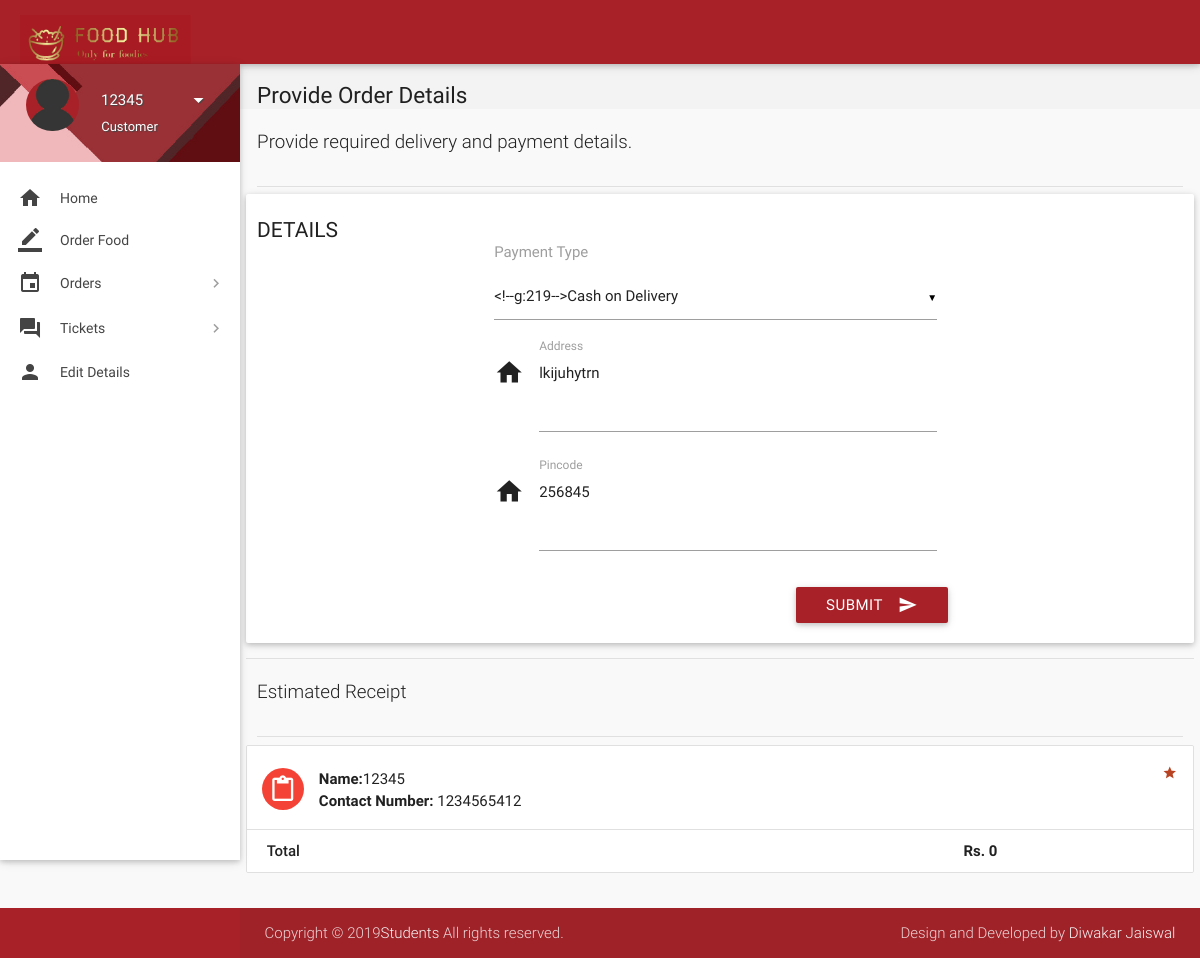
Page /place-order.php (signed in) on the committed database.
### tables this page shows
CREATE TABLE `users` (
  `id` int(11) NOT NULL,
  `role` varchar(15) NOT NULL DEFAULT 'Customer',
  `name` varchar(15) NOT NULL,
  `username` varchar(10) NOT NULL,
  `password` varchar(16) NOT NULL,
  `email` varchar(35) DEFAULT NULL,
  `address` varchar(300) DEFAULT NULL,
  `pincode` int(6) NOT NULL,
  `contact` bigint(11) NOT NULL,
  `deleted` tinyint(4) NOT NULL DEFAULT '0'
);

### includes/wallet.php (called while the page is built, shortened)
<?php
$user_id=$_SESSION['user_id'];
?>

### includes/connect.php (called while the page is built, shortened)
<?php
$role = $_SESSION['role'];
?>

### place-order.php (the view, shortened to what this page needs)
<?php
include 'includes/connect.php';
include 'includes/wallet.php';
$total = 0;
	if($_SESSION['customer_sid']==session_id())
	{
$result = mysqli_query($con, "SELECT * FROM users where id = $user_id");
while($row = mysqli_fetch_array($result)){
$name = $row['name'];
$address = $row['address'];
$contact = $row['contact'];
$pincode = $row['pincode'];
}
		?>
<!DOCTYPE html>
<html lang="en">
<head>
  <link href="css/materialize.min.css" type="text/css" rel="stylesheet" media="screen,projection">
  <link href="css/style.min.css" type="text/css" rel="stylesheet" media="screen,projection">
  <link href="css/custom/custom.min.css" type="text/css" rel="stylesheet" media="screen,projection">
  <link href="js/plugins/perfect-scrollbar/perfect-scrollbar.css" type="text/css" rel="stylesheet" media="screen,projection">
</head>
<body>
  <header id="header" class="page-topbar">
        <div class="navbar-fixed">
            <nav class="navbar-color">
                <div class="nav-wrapper">
                    <ul class="left">
                      <li><h1 class="logo-wrapper"><a href="order.php" class="brand-logo darken-1"><img src="images/logo.png" alt="logo"></a> <span class="logo-text">Logo</span></h1></li>
                    </ul>
                </div>
            </nav>
        </div>
  </header>
  <div id="main">
    <div class="wrapper">
      <aside id="left-sidebar-nav">
        <ul id="slide-out" class="side-nav fixed leftside-navigation">
            <li class="user-details cyan darken-2">
            <div class="row">
                <div class="col col s4 m4 l4">
                    <img src="images/avatar.jpg" alt="" class="circle responsive-img valign profile-image">
                </div>
                <div class="col col s8 m8 l8">
                    <a class="btn-flat dropdown-button waves-effect waves-light white-text profile-btn" href="#" data-activates="profile-dropdown"><?php echo $name;?> <i class="mdi-navigation-arrow-drop-down right"></i></a>
                    <p class="user-roal"><?php echo $role;?></p>
                </div>
            </div>
            </li>
            <li class="bold"><a href="index.php" class="waves-effect waves-cyan"><i class="mdi-action-home prefix"></i> Home</a>
            </li>
            <li class="bold"><a href="index.php" class="waves-effect waves-cyan"><i class="mdi-editor-border-color"></i> Order Food</a>
            </li>
                <li class="no-padding">
                    <ul class="collapsible collapsible-accordion">
                        <li class="bold"><a class="collapsible-header waves-effect waves-cyan"><i class="mdi-editor-insert-invitation"></i> Orders</a>
                        </li>
                    </ul>
                </li>
                <li class="no-padding">
                    <ul class="collapsible collapsible-accordion">
                        <li class="bold"><a class="collapsible-header waves-effect waves-cyan"><i class="mdi-action-question-answer"></i> Tickets</a>
                        </li>
                    </ul>
                </li>
            <li class="bold"><a href="details.php" class="waves-effect waves-cyan"><i class="mdi-social-person"></i> Edit Details</a>
            </li>
        </ul>
        </aside>
      <section id="content">
        <div id="breadcrumbs-wrapper">
          <div class="container">
            <div class="row">
              <div class="col s12 m12 l12">
                <h5 class="breadcrumbs-title">Provide Order Details</h5>
              </div>
            </div>
          </div>
        </div>
				<div class="container">
          <p class="caption">Provide required delivery and payment details.</p>
          <div class="divider"></div>
            <div class="row">
              <div class="col s12 m4 l3">
                <h4 class="header">Details</h4>
              </div>
<div>
                <div class="card-panel">
                  <div class="row">
                    <form class="formValidate col s12 m12 l6" id="formValidate" method="post" action="confirm-order.php" novalidate="novalidate">
                      <div class="row">
                        <div class="input-field col s12">
							<label for="payment_type">Payment Type</label><br><br>
                        </div>
                      </div>
                      <div class="row">
                        <div class="input-field col s12">
                          <i class="mdi-action-home prefix"></i>
							<textarea name="address" id="address" class="materialize-textarea validate" data-error=".errorTxt1"><?php echo $address;?></textarea>
							<label for="address" class="">Address</label>
                        </div>
                      </div>
                      <div class="row">
                        <div class="input-field col s12">
                          <i class="mdi-action-home prefix"></i>
              <textarea name="pincode" id="pincode" class="materialize-textarea validate" type="number" data-error=".errorTxt2"><?php echo $pincode;?></textarea>
              <label for="pincode" class="">Pincode</label>
                        </div>
                      </div>
                      <div class="row">
                        <div class="row">
                          <div class="input-field col s12">
                            <button class="btn cyan waves-effect waves-light right" type="submit" name="action">Submit
                              <i class="mdi-content-send right"></i>
                            </button>
                          </div>
                        </div>
                      </div>
                    </form>
                  </div>
                </div>
              </div>
            <div class="divider"></div>
          </div>
      </div>
        <div class="container">
          <p class="caption">Estimated Receipt</p>
          <div class="divider"></div>
<div id="work-collections" class="seaction">
<div class="row">
<div>
<ul id="issues-collection" class="collection">
<?php
    echo '<li class="collection-item avatar">
        <i class="mdi-content-content-paste red circle"></i>
        <p><strong>Name:</strong>'.$name.'</p>
		<p><strong>Contact Number:</strong> '.$contact.'</p>
        <a href="#" class="secondary-content"><i class="mdi-action-grade"></i></a>';
    echo '<li class="collection-item">
        <div class="row">
            <div class="col s7">
                <p class="collections-title"> Total</p>
            </div>
            <div class="col s2">
                <span>&nbsp;</span>
            </div>
            <div class="col s3">
                <span><strong>Rs. '.$total.'</strong></span>
            </div>
        </div>
    </li>';
?>
</ul>
                </div>
				</div>
                </div>
              </div>
            </div>
        </div>
  <footer class="page-footer">
    <div class="footer-copyright">
      <div class="container">
       <span>Copyright © 2019<a class="grey-text text-lighten-4" href="#" target="_blank">Students</a> All rights reserved.</span>
        <span class="right"> Design and Developed by <a class="grey-text text-lighten-4" href="#">Diwakar Jaiswal</a></span>
        </div>
    </div>
  </footer>
</body>
</html>
<?php
	}
?>

### place-order.php (style rules this page uses)
.input-field label.active { width:100%; }

### rows in the picture
users: name "12345", address "lkijuhytrn", pincode "256845", contact "1234565412"

### other values in the picture
$role "Customer"
$total "0"
